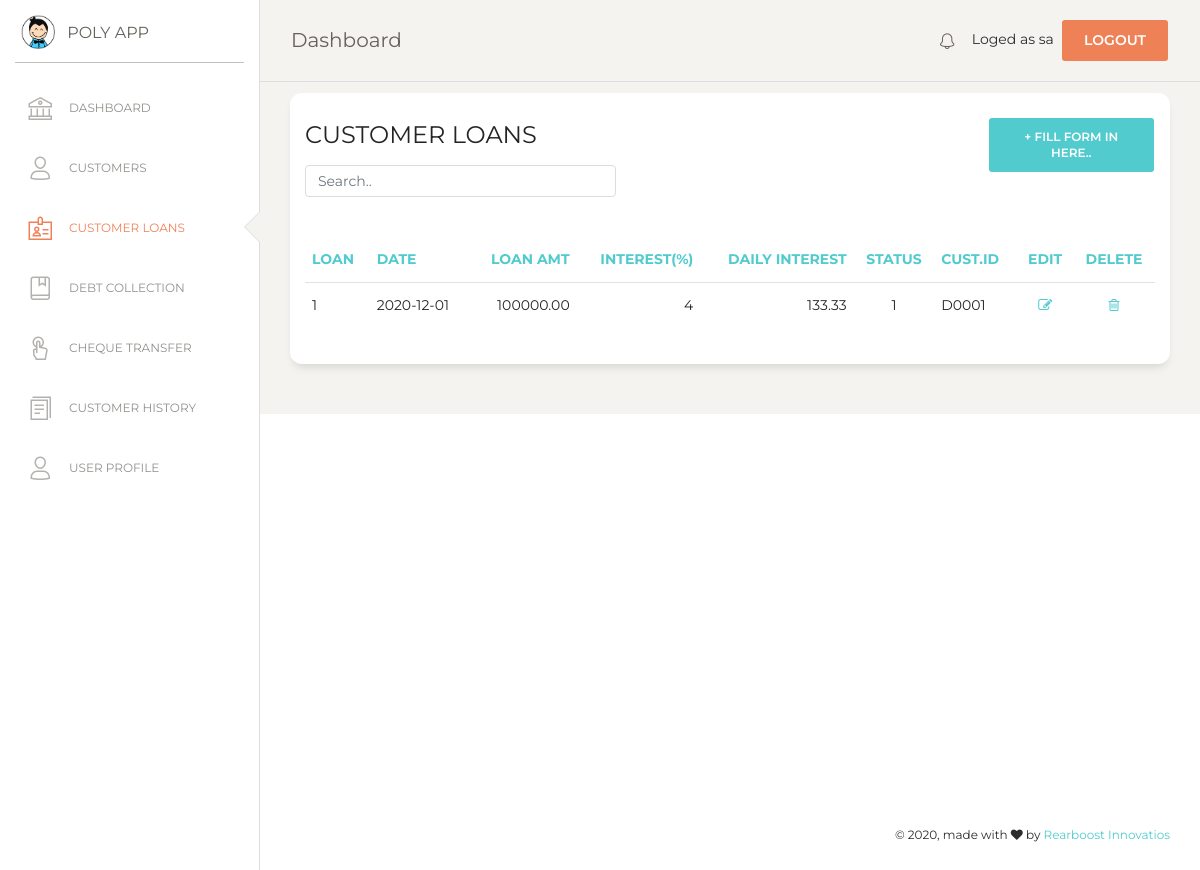
Screenshot of /customer_loan.php (signed in) with the database file from the repository.
### tables this page shows
CREATE TABLE `loan` (
  `loan_no` int(7) NOT NULL,
  `l_date` date NOT NULL,
  `amount` double(10,2) NOT NULL,
  `interest` int(5) NOT NULL,
  `value_of_interest` double NOT NULL,
  `cust_id` varchar(10) NOT NULL,
  `l_status` tinyint(4) NOT NULL
);

### customer_loan.php (the view, shortened to what this page needs)
<?php
if (!isset($_SESSION['loged_user'])) {
    header('location: login.php');
}else {
$con = mysqli_connect(DB_HOSTNAME,DB_USERNAME,DB_PASSWORD);
mysqli_select_db($con,DB_NAME);
?>
<!DOCTYPE html>
<html lang="en">
<head>
  <link href="https://maxcdn.bootstrapcdn.com/font-awesome/latest/css/font-awesome.min.css" rel="stylesheet">
  <link href="assets/css/bootstrap.min.css" rel="stylesheet" />
  <link href="assets/css/paper-dashboard.css?v=2.0.1" rel="stylesheet" />
  <link href="assets/demo/demo.css" rel="stylesheet" />
</head>
<body class="">
  <div class="wrapper ">
    <div class="sidebar" data-color="white" data-active-color="danger">
      <div class="logo">
        <a href="#" class="simple-text logo-mini">
          <div class="logo-image-small">
            <img src="assets/img/logo-small.png">
          </div>
        </a>
        <a href="#" class="simple-text logo-normal">
          POLY APP
        </a>
      </div>
      <div class="sidebar-wrapper">
        <ul class="nav">
          <li>
            <a href="index">
              <i class="nc-icon nc-bank"></i>
              <p>DASHBOARD</p>
            </a>
          </li>
          <li>
            <a href="customer">
              <i class="nc-icon nc-single-02"></i>
              <p>CUSTOMERS</p>
            </a>
          </li>
          <li class="active">
            <a href="customer_loan">
              <i class="nc-icon nc-badge"></i>
              <p>CUSTOMER LOANS</p>
            </a>
          </li>
          <li>
            <a href="debt_collection">
              <i class="nc-icon nc-book-bookmark"></i>
              <p>DEBT COLLECTION</p>
            </a>
          </li>
          <li>
            <a href="cheque_transfer">
              <i class="nc-icon nc-tap-01"></i>
              <p>CHEQUE TRANSFER</p>
            </a>
          </li>
          <li>
            <a href="report">
              <i class="nc-icon nc-single-copy-04"></i>
              <p>CUSTOMER HISTORY</p>
            </a>
          </li>
          <li>
            <a href="user">
              <i class="nc-icon nc-single-02"></i>
              <p>USER PROFILE</p>
            </a>
          </li>
        </ul>
      </div>
    </div>
    <div class="main-panel">
      <?php include('include/nav.php');  ?>
      <div class="content">
      <div class="row">
          <div class="col-md-12">
            <div class="card">
              <div class="row">
              <div class="col-md-9">
              <div class="card-header">
                <h4 class="card-title"> CUSTOMER LOANS</h4>
                <input class="form-control myInput" id="myInput" type="text" placeholder="Search..">
              </div>
              </div>
              <div class="col-md-3">
                 <div class="card-header">
                    <button type="button" class="btn btn-primary add-btn" data-toggle="modal" data-target="#Form1">+ Fill Form in here..
                    </button>
                 </div>
              </div>
              </div>
              <div class="card-body">
              </div>
              <div class="card-body">
                <div class="table-responsive">
                  <table class="table" id="myTable">
                    <thead class="text-primary">
                      <th>                      Loan</th>
                      <th>                      Date</th>
                      <th class="text-right">   Loan Amt</th>
                      <th class="text-right">   Interest(%)</th>
                      <th class="text-right">   Daily Interest</th>
                      <th class="text-center">  Status</th>
                      <th>                      cust.ID</th>
                      <th class="text-center">  Edit 				</th>
                      <th class="text-center">  Delete 			</th>
                    </thead>
                    <tbody>
                      <?php
                      $sql=mysqli_query($con,"SELECT * FROM loan");
                      $numRows = mysqli_num_rows($sql);
                      if($numRows > 0) {
                        while($row = mysqli_fetch_assoc($sql)) {
                          ?>
                          <tr>
                            <td>                      <?php echo $row['loan_no'] ?>  </td>
                            <td>                      <?php echo $row['l_date'] ?>   </td>
                            <td class="text-right">   <?php echo $row['amount'] ?>   </td>
                            <td class="text-right">   <?php echo $row['interest'] ?> </td>
                            <td class="text-right">   <?php echo $row['value_of_interest'] ?> </td>
                            <td class="text-center">  <?php echo $row['l_status'] ?> </td>
                            <td>                      <?php echo $row['cust_id'] ?>  </td>
                            <td class="text-center">
                              <a href="#" onclick="editView(<?php echo $row['loan_no']; ?>)" name="edit">
                              <i class="fa fa-pencil-square-o" aria-hidden="true"></i></a>
                            </td>
                            <td class="text-center">
                              <a href="#" onclick="confirmation('event','<?php echo $row['loan_no']; ?>')"  name="delete">
                              <i class="fa fa-trash-o" aria-hidden="true"></i></a>
                            </td>
                          </tr>
                    </tbody>
                           <?php
                        }
                      }
                    ?>
                    </table>
                </div>
              </div>
              </div>
            </div>
          </div>
          </div>
        </div>
        </div>
       <?php include('include/footer.php');  ?>
</body>
</html>
<?php
}
?>

### assets/demo/demo.css (style rules this page uses)
.add-btn { float: right !important; }
.myInput { width: 50% !important; }

### rows the page displays
loan: loan_no "1", l_date "2020-12-01", amount "100000.00", interest "4", value_of_interest "133.33", l_status "1", cust "D0001"

### other values shown
$_SESSION['loged_user'] "sa"
